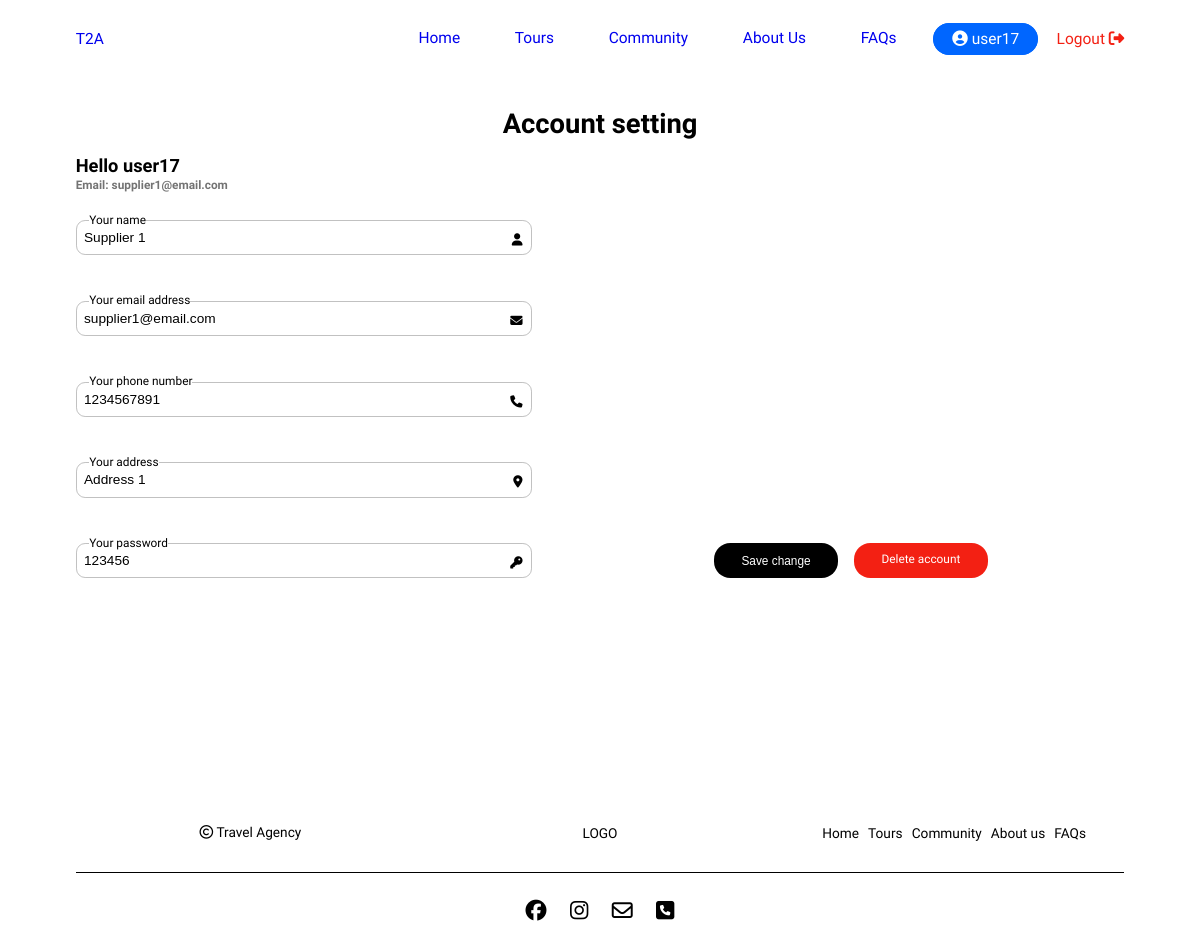
/user.php (signed in), run on the app's committed database.
### tables this page shows
CREATE TABLE `supplier` (
  `supplier_ID` char(11) NOT NULL,
  `supplier_name` varchar(255) NOT NULL,
  `supplier_address` text NOT NULL,
  `supplier_email` varchar(255) NOT NULL,
  `supplier_phone` varchar(12) NOT NULL,
  `supplier_note` text NOT NULL,
  `supplier_file` varchar(255) NOT NULL,
  `account_ID` char(11) NOT NULL
);

CREATE TABLE `account` (
  `account_ID` char(11) NOT NULL,
  `account_username` varchar(255) NOT NULL,
  `account_password` varchar(50) NOT NULL,
  `account_role` int(11) NOT NULL
);

### admin/process/query.php (called while the page is built, shortened)
<?php
abstract class Connection {
    protected $connection,
    $host,
    $dbname,
    $username,
    $password;
    public function __construct() {
        $this->host = 'localhost';
        $this->dbname = 'tour_travel_agency';
        $this->username = 'root';
        $this->password = '';
        $this->connection = $this->connect();
    }
    public function connect() {
        try {
            $connection = new PDO("mysql:host=$this->host;dbname=$this->dbname",$this->username, $this->password);
            $connection->setAttribute(PDO::ATTR_DEFAULT_FETCH_MODE, PDO::FETCH_ASSOC);
            return $connection;
        } catch (Exception $e) {
            die($e->getMessage());
        }
    }
    public function prepareSQL($sql) {
        return $this->connection->prepare($sql);
    }
}
class Account extends Connection {
    public function getEachDataLeftJoin($data) {
        $sql = "SELECT *
                FROM account a
                LEFT JOIN customer c ON a.account_ID = c.account_ID
                LEFT JOIN staff st ON a.account_ID = st.account_ID
                LEFT JOIN supplier s ON a.account_ID = s.account_ID
                WHERE a.account_ID = :id;";
        $select = $this->prepareSQL($sql);
        $select->execute($data);
        return $select->fetchAll();
    }
}

### user.php (the view, shortened to what this page needs)
<?php
require_once './admin/process/query.php';
?>
<!DOCTYPE html>
<html lang="en">
<head>
    <link rel="stylesheet" href="./css/base.css">
    <link rel="stylesheet" href="./css/main.css">
    <link rel="stylesheet" href="https://cdnjs.cloudflare.com/ajax/libs/font-awesome/6.4.2/css/all.min.css">
</head>
<body>
    <div class="container container__wrap">
        <header class="header grid__row grid__full-width">
            <a href="home.html" class="logo">
                <span class="">T2A</span>
            </a>
            <ul class="nav grid__row">
                <li class="nav-item">
                    <a href="home.html" class="nav-link" aria-current="page">Home</a>
                </li>
                <li class="nav-item">
                    <a href="tours.php" class="nav-link">Tours</a>
                </li>
                <li class="nav-item">
                    <a href="community.html" class="nav-link">Community</a>
                </li>
                <li class="nav-item">
                    <a href="about.html" class="nav-link">About Us</a>
                </li>
                <li class="nav-item">
                    <a href="faqs.html" class="nav-link">FAQs</a>
                </li>
                <li class="nav-item">
                    <a href="./user.html" class="nav-link active">
                        <i class="fa-solid fa-circle-user"></i>
                        <span><?php echo $_SESSION['account_username'] ?></span>
                    </a>
                </li>
                <li class="nav-item logout-item grid__row">
                    <a href="./admin/process/logout.php" class="">
                        Logout
                        <i class="fa-solid fa-right-from-bracket"></i>
                    </a>
                </li>
            </ul>
        </header>
    </div>
        <?php
                $account = new Account();
                $data = [
                    'id' => $_SESSION['account_ID']
                ];
                $value = $account->getEachDataLeftJoin($data)['0'];
                $role = $_SESSION['account_role'];
                ?>
        <div class="user-setting">
            <div class="container__wrap">
                <div class="user-header">
                    <h1>Account setting</h1>
                    <p class="greeting">Hello <?php echo $_SESSION['account_username'] ?></p>
                    <p class="user-email">Email:
                        <span><?php if($role == 3) {
                                        echo $value['supplier_email'];
                                    } else if($role == 4) {
                                        echo $value['customer_email'];
                                    }
                                ?>
                        </span></p>
                </div>
                <form action="" class="user-data grid__row" id="user-setting-form">
                    <?php if($role == 3) :?>
                    <div class="input input-l-name">
                        <label for="name">Your name</label>
                        <input type="text" name="name" class="l-name" id="name" value="<?php echo $value['supplier_name']?>">
                        <i class="fa-solid fa-user"></i>
                    </div>
                    <?php endif ?>
                    <div class="input input-email">
                        <label for="email">Your email address</label>
                        <input type="text" name="email" class="email" id="email"
                        value="<?php
                                if($role == 4 ) {
                                    echo $value['customer_email'];
                                } else if($role == 3) {
                                    echo $value['supplier_email'];
                                }
                                ?>">
                        <i class="fa-solid fa-envelope"></i>
                    </div>
                    <div class="input input-phone">
                        <label for="phone">Your phone number</label>
                        <input type="text" name="phone" class="phone" id="phone"
                        value="<?php
                                if($role == 4 ) {
                                    echo $value['customer_phone'];
                                } else if($role == 3) {
                                    echo $value['supplier_phone'];
                                }
                                ?>">
                        <i class="fa-solid fa-phone"></i>
                    </div>
                    <div class="input input-address">
                        <label for="address">Your address</label>
                        <input type="text" name="address" class="address" id="address"
                        value="<?php
                                if($role == 4 ) {
                                    echo $value['customer_address'];
                                } else if($role == 3) {
                                    echo $value['supplier_address'];
                                }
                                ?>">
                        <i class="fa-solid fa-location-dot"></i>
                    </div>
                    <div class="input input-password">
                        <label for="password">Your password</label>
                        <input type="text" name="password" class="password" id="password" value="<?php echo $value['account_password']?>">
                        <i class="fa-solid fa-key"></i>
                    </div>
                    <div class="user-form-btn grid__row">
                        <button class="button button--black">Save change</button>
                        <a href="#" class="button button--red" id="delete-account">Delete account</a>
                    </div>
                </form>
            </div>
        </div>
        <footer class="footer">
            <div class="footer__nav grid__row grid__full-width">
                <p>
                    <i class="fa-regular fa-copyright"></i>
                    <span>Travel Agency</span>
                </p>
                <a href="home.html" class="logo">LOGO</a>
                <ul class="nav grid__row">
                    <a href="home.html">
                        <li>Home</li>
                    </a>
                    <a href="tours.php">
                        <li>Tours</li>
                    </a>
                    <a href="community.html">
                        <li>Community</li>
                    </a>
                    <a href="about.html">
                        <li>About us</li>
                    </a>
                    <a href="faqs.html">
                        <li>FAQs</li>
                    </a>
                </ul>
            </div>
            <div class="footer__icon">
                <a href="facebook.com">
                    <i class="fa-brands fa-facebook"></i>
                </a>
                <a href="instagram.com">
                    <i class="fa-brands fa-instagram"></i>
                </a>
                <a href="mailto:">
                    <i class="fa-regular fa-envelope"></i>
                </a>
                <a href="tel:">
                    <i class="fa-solid fa-square-phone"></i>
                </a>
            </div>
        </footer>
</body>
</html>

### css/base.css (style rules this page uses)
:root { --white-color: #fff; --black-color: #000; --text-color: #f2f2f2; --main-color: #0066FF; --red-color: #f32013; --green-color: #77dd77; }
* { box-sizing: inherit; }
body { margin: 0; }
html { font-size: 62.5%; line-height: 1.6rem; font-family: 'Be Vietnam Pro', sans-serif; box-sizing: border-box; }
.grid__full-width { width: 100%; }
.grid__row { display: flex; flex-wrap: wrap; }
.container__wrap { margin-left: 8.3rem; margin-right: 8.3rem; }
.button { border: .2rem solid var(--main-color); border-radius: 1.8rem; transition: background-color ease-in-out .25s; cursor: pointer; }
.button--red { color: var(--white-color) !important; background-color: var(--red-color); border: none !important; }
.button--black { border: none !important; background-color: var(--black-color); color: var(--white-color) !important; transition: all .25s linear; }
@media (max-width: 1366px) { html { font-size: 57%; } }

### css/main.css (style rules this page uses)
ul li { list-style: none; }
a { text-decoration: none !important }
.header { justify-content: space-between; align-items: center; margin: 1.7rem 0; font-size: 1.7rem; }
.nav { padding-left: 0; }
.nav .nav-item { margin-left: 2rem; }
.nav .nav-item .nav-link { padding: .7rem 2rem; }
.logout-item { gap: 0 .7rem; align-items: center; cursor: pointer; }
.logout-item * { color: var(--red-color) !important; }
.active { border: .2rem solid var(--main-color); border-radius: 1.8rem; color: var(--white-color) !important; background-color: var(--main-color); cursor: pointer; }
.footer { font-size: 1.5rem; }
.footer a { color: var(--black-color) !important; }
.footer .footer__nav { align-items: center; justify-content: space-between; margin: 3rem 8.3rem; padding-bottom: 2rem; width: auto; background-color: transparent; text-align: center; border-bottom: .2rem solid var(--black-color); }
.footer p, .footer .logo, .footer ul { width: 33.333333333%; }
.footer .nav { justify-content: center; }
.footer .nav a { margin-left: 1rem; }
.footer__icon { text-align: center; font-size: 2.3rem; margin-bottom: 2rem; }
.footer__icon a { margin: 0 1rem; }
.user-setting { height: 88vh; }
.user-header { margin-bottom: 3rem; }
.user-header h1 { text-align: center; padding-top: 4rem; margin-bottom: 3rem; font-size: 3rem; }
.user-header p { font-weight: 600; margin: 0; }
.user-header .greeting { font-size: 2rem; margin-bottom: .5rem; }
.user-header .user-email { font-size: 1.3rem; color: rgba(0, 0, 0, .55); }
.user-data { gap: 5rem 20rem; }
.user-data .input { position: relative; width: 50rem; }
.user-data label { position: absolute; background-color: var(--white-color); top: -.8rem; left: 1.5rem; font-size: 1.3rem; }
.user-data input { width: 50rem; height: auto; font-size: 1.5rem; padding: 1rem .8rem; border-radius: 1rem; border: .2rem solid #c1c1c1; outline: none; background-color: transparent; }
.user-data i { position: absolute; top: 40%; right: 1rem; font-size: 1.35rem; }
.user-data .user-form-btn { justify-content: space-between; width: 30rem; }
.user-data .user-form-btn .button { padding: 1rem 3rem; font-size: 1.3rem; }

### data on the page
supplier: supplier_email "supplier1@email.com", name "Supplier 1", email "supplier1@email.com", phone "1234567891", address "Address 1", password "123456"

### other printed values
$_SESSION['account_username'] "user17"
